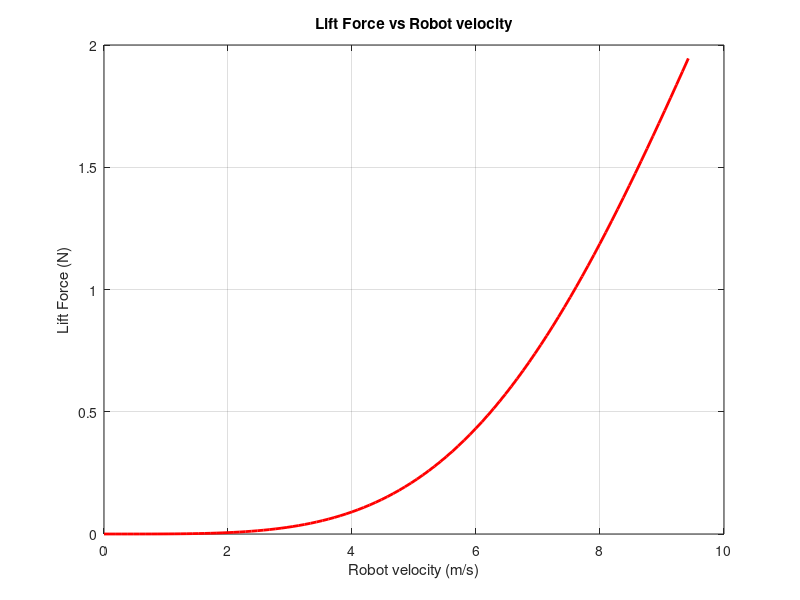

Write MATLAB code to recreate this figure.
% Given parameters
Nb = 4;                % N blades
propeller_diameter = 0.09; % Diameter of the propellers in m.
hp = 0.025;            % Height of the propeller in m.
h_blade = 0.008;       % Height of the blade in m.
rho_air = 1.293;       % Air density in kg/m³
rho_water = 997;       % Water density in kg/m³
theta = deg2rad(6);    % Approximated blade angle in rads
rpm_range = linspace(0, 2000, 100);  % RPM range from 0 to 6000 RPM
Cl = hp/h_blade; % Experimental value for lift coefficient,
                 % typically proportional to hp / h_blade.

% Convert RPM to airspeed
airspeed_range = (rpm_range * pi * propeller_diameter) / 60;

% Compute disk area (A) from propeller diameter
A = (pi * (propeller_diameter / 2)^2);

% Additional parameters for the formula
k1 = Nb * (propeller_diameter / 2)^3 * Cl;
k2 = 6 * A * tan(theta);

% Calculate lift force based on the provided formula
liftForce = zeros(size(rpm_range));

for i = 1:length(rpm_range)
    alpha = k1 * (rpm_range(i) / 60)^2; % rotational speed
    h_alpha = (k1 * hp * alpha^2) / (k1 * alpha^2 + k2);
    liftForce(i) = Nb * rho_water * 9.81 * A * h_alpha;
end

% Plotting
figure;
plot(airspeed_range, liftForce, 'LineWidth', 2, 'Color', 'red');
xlabel('Robot velocity (m/s)');
ylabel('Lift Force (N)');
title('Lift Force vs Robot velocity');
grid on;
